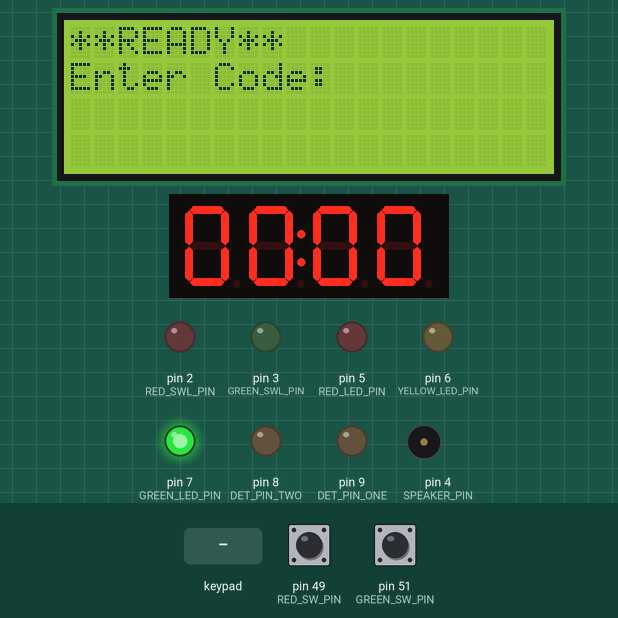
Bench run of a sketch on a simulated Arduino Mega 2560, built with avr-gcc and run on an emulated ATmega2560. Shown: 20×4 character LCD, 4-digit seven-segment display, output pins drawn as LEDs (lit = HIGH), buzzer (waves = sounding). The test bench sets the inputs (shaded band); at power-on: pin 49 (RED_SW_PIN) HIGH, pin 51 (GREEN_SW_PIN) HIGH. What the sketch prints to the serial monitor is not drawn.

Above: at 1.6 s.
1.7 s: pin 49 (RED_SW_PIN) pulled LOW for 0.15 s
At 1.77 s:
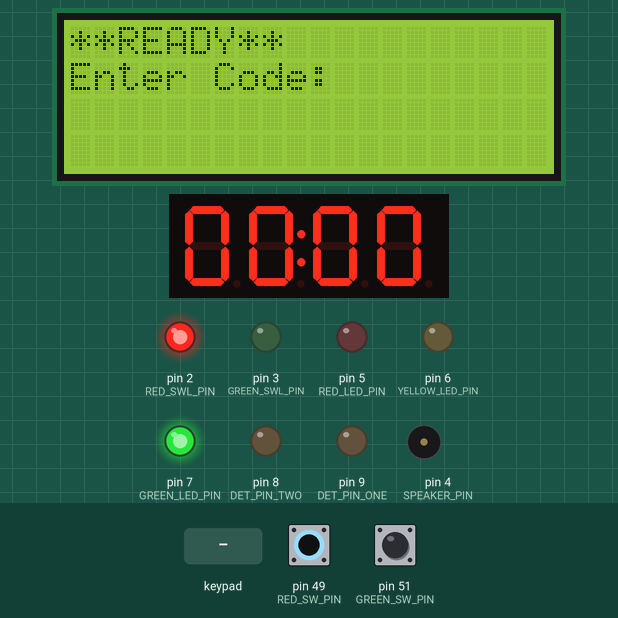
3.3 s: pin 51 (GREEN_SW_PIN) pulled LOW for 0.15 s
At 3.37 s:
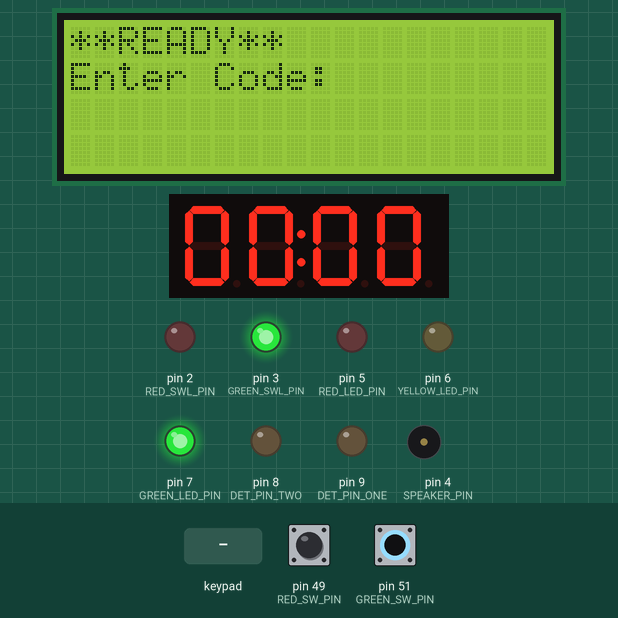
4.9 s: pin 51 (GREEN_SW_PIN) pulled LOW for 3.2 s
At 8.9 s:
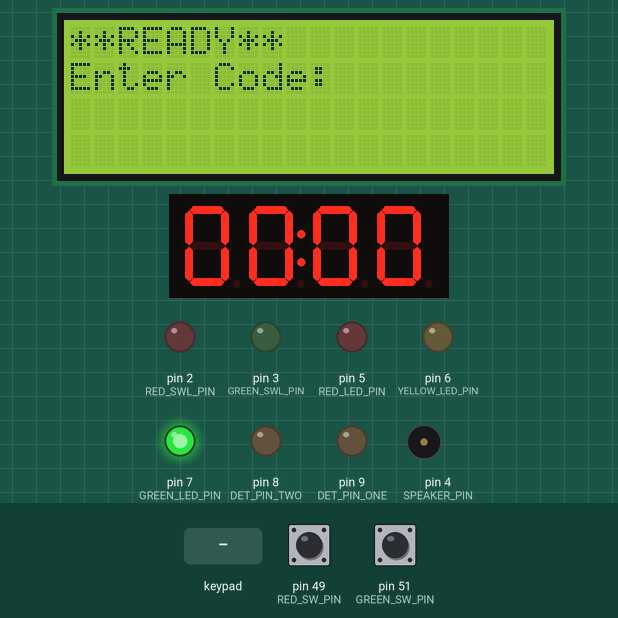
9.6 s: pin 49 (RED_SW_PIN) pulled LOW for 3.2 s
At 10.1 s:
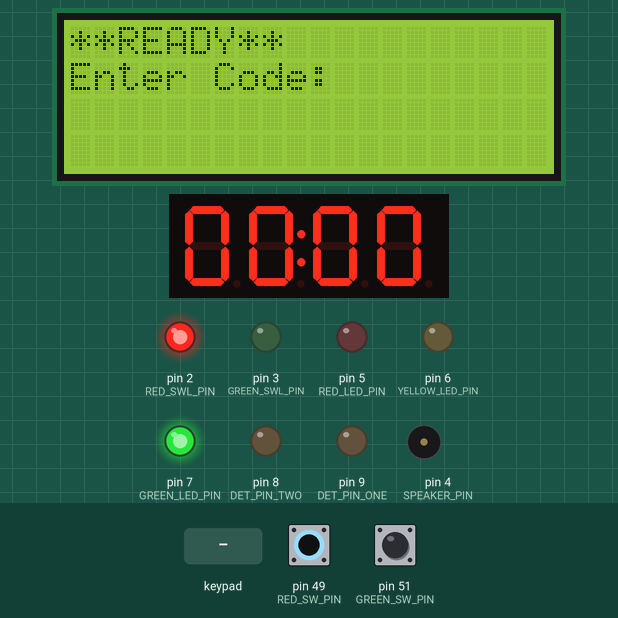
14.3 s: pin 49 (RED_SW_PIN) driven LOW and pin 51 (GREEN_SW_PIN) driven LOW
At 14.8 s:
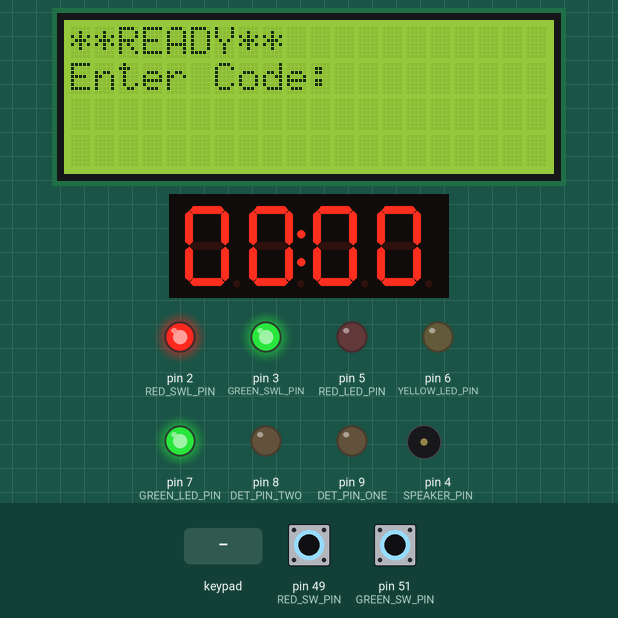
15.8 s: keypad keys 1 2 3 4 pressed 0.4 s apart
At 17.36 s:
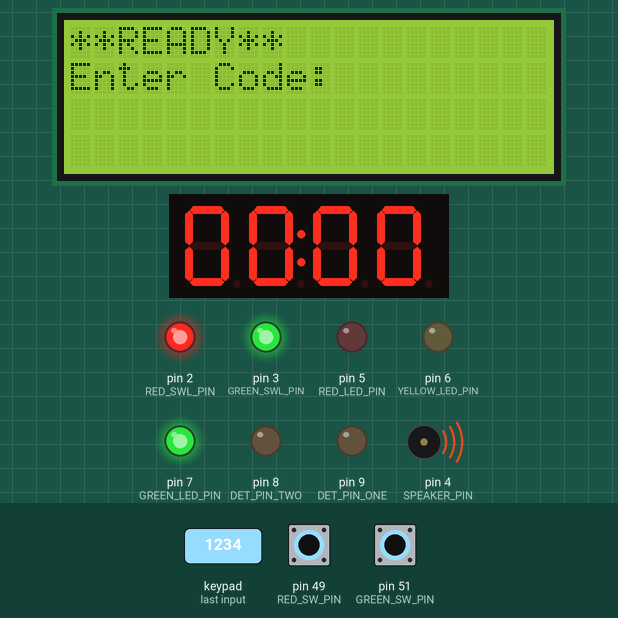
Timing chart, 0 to 19.0 s (numbered marks = the images above; inputs shaded):
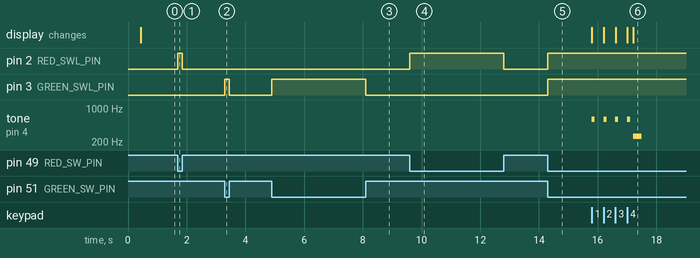

The sketch:

prop_bomb_mk1.ino
```cpp
#include <LiquidCrystal.h>
#include <Wire.h>

#include <Adafruit_Sensor.h>
#include <Adafruit_GFX.h>
#include <Adafruit_LEDBackpack.h>
#include <Adafruit_ADXL345_U.h>
#include <Keypad.h>

#include "Input.h"
#include "Output.h"
#include "Countdown.h"
#include "Game.h"

Input     bomb_input;
Output    bomb_output;
Countdown countdown(bomb_output);
Game      game(bomb_input, bomb_output, countdown);

void setup() {
  Serial.begin(9600);
  Serial.println("Starting Setup");

  bomb_output.begin();
  bomb_input.begin();
  countdown.begin();
  game.begin();

  Serial.println("Completed Setup");
}

void loop() {
  bomb_output.update();
  countdown.update();
  game.update();
}
```

Countdown.cpp
```cpp
// Library header
#include "Countdown.h"

Countdown::Countdown(Output& output) : _output(output) {
  _active     = false;
  timeMinutes = 5;
  timeSeconds = 0;
  interval    = 100;
  restart     = false;
}

bool Countdown::active() {
  return _active;
}

void Countdown::begin() {
  Serial.println("Starting Countdown config");
  _timeMinutes = timeMinutes;
  _timeSeconds = timeSeconds;
  Serial.println("Completed Countdown config");
}

void Countdown::start() {
  _active = true;
  _previousMillis = millis()/10;
  _output.setArmed();

  if(restart) {
    _timeMinutes = timeMinutes;
    _timeSeconds = timeSeconds;
  }
}

void Countdown::stop() {
  _active = false;
}

void Countdown::update() {
  long currentMillis = millis()/10;

  if(currentMillis - _previousMillis > interval && _active) {
    _output.printTime(_timeMinutes, _timeSeconds);
    _output.beep();
    _previousMillis = currentMillis;

    Serial.print(_timeMinutes);
    Serial.print(":");
    Serial.println(_timeSeconds);

    if(_timeSeconds > 0) {
      _timeSeconds--;
    } else {
      if(_timeMinutes > 0) {
        _timeSeconds = 59;
        _timeMinutes--;
      } else {
        _active = false;
        _output.setDet();
        _output.flatLine();
      }
    }
  }
}
```

Countdown.h
```cpp
#ifndef Countdown_h
#define Countdown_h

#include "Output.h"

class Countdown {
  Output& _output;
  boolean _active;
  long _previousMillis;
  int _timeMinutes;
  int _timeSeconds;

public:
  Countdown(Output&);
  void begin();
  void update();
  void start();
  void stop();
  bool active();
  int  timeMinutes;
  int  timeSeconds;
  int  interval;
  boolean restart;
};

#endif
```

Input.cpp
```cpp
// Library header
#include "Input.h"

byte rowPins[ROW_NUM] = ROW_PINS;
byte colPins[COL_NUM] = COL_PINS;
char hexaKeys[ROW_NUM][COL_NUM] = KEYBOARD;

Input::Input() : keypad(makeKeymap(hexaKeys), rowPins, colPins, ROW_NUM, COL_NUM) {
  keypad.setDebounceTime(50);
  _accel = Adafruit_ADXL345_Unified(12345);

  pinMode(GREEN_SW_PIN, INPUT_PULLUP);
  pinMode(RED_SW_PIN, INPUT_PULLUP);
  pinMode(KEY_PIN, INPUT_PULLUP);
}

void Input::begin() {
  Serial.println("Starting Input config");
  _accel.begin();
  _accel.setRange(ADXL345_RANGE_16_G);
  displaySensorDetails();

  _threashold = 100;
  triggered = false;
  Serial.println("Completed Input config");
}

void Input::displaySensorDetails() {
  sensor_t sensor;
  _accel.getSensor(&sensor);
  Serial.println("------------------------------------");
  Serial.print  ("Sensor:       "); Serial.println(sensor.name);
  Serial.print  ("Driver Ver:   "); Serial.println(sensor.version);
  Serial.print  ("Unique ID:    "); Serial.println(sensor.sensor_id);
  Serial.print  ("Max Value:    "); Serial.print(sensor.max_value); Serial.println(" m/s^2");
  Serial.print  ("Min Value:    "); Serial.print(sensor.min_value); Serial.println(" m/s^2");
  Serial.print  ("Resolution:   "); Serial.print(sensor.resolution); Serial.println(" m/s^2");
  Serial.println("------------------------------------");
  Serial.println("");
}

void Input::update() {
  /* Get a new sensor event */
  sensors_event_t event;
  _accel.getEvent(&event);

  if(!triggered && (event.acceleration.z > _threashold || event.acceleration.z < -_threashold)) {
    triggered = true;
    Serial.println("TRIGGERED!");
  }
}
```

Input.h
```cpp
#ifndef Input_h
#define Input_h

#include <Wire.h>
#include <Adafruit_Sensor.h>
#include <Adafruit_ADXL345_U.h>
#include <Keypad.h>

#define KEY_PIN      53
#define GREEN_SW_PIN 51
#define RED_SW_PIN   49

#define ROW_NUM 4
#define COL_NUM 4
#define ROW_PINS {34, 36, 38, 40}
#define COL_PINS {42, 44, 46, 48}
#define KEYBOARD {{'1','2','3','A'},{'4','5','6','B'},{'7','8','9','C'},{'Y','0','N','D'}}

class Input {
  Adafruit_ADXL345_Unified _accel;
  int _threashold;
public:
  Input();
  Keypad keypad;
  void begin();
  void update();
  void displaySensorDetails();
  boolean triggered;
};

#endif
```

Output.cpp
```cpp
#include "Output.h"

Output::Output() : _lcd(LCD_RS_PIN, LCD_EN_PIN, LCD_DATA4_PIN, LCD_DATA5_PIN, LCD_DATA6_PIN, LCD_DATA7_PIN) {

  _redPin      = RED_LED_PIN;
  _yellowPin   = YELLOW_LED_PIN;
  _greenPin    = GREEN_LED_PIN;
  _speakerPin  = SPEAKER_PIN;

  pinMode(RED_LED_PIN, OUTPUT);
  pinMode(YELLOW_LED_PIN, OUTPUT);
  pinMode(GREEN_LED_PIN, OUTPUT);
  pinMode(SPEAKER_PIN, OUTPUT);
  pinMode(GREEN_SWL_PIN, OUTPUT);
  pinMode(RED_SWL_PIN, OUTPUT);

  pinMode(DET_PIN_ONE, OUTPUT);
  pinMode(DET_PIN_TWO, OUTPUT);

  digitalWrite(GREEN_SWL_PIN, LOW);
  digitalWrite(RED_SWL_PIN, LOW);

  digitalWrite(DET_PIN_ONE, LOW);
  digitalWrite(DET_PIN_TWO, LOW);
}

void Output::begin() {
  Serial.println("Starting Output config");
  _matrix = Adafruit_7segment();
  _lcd.begin(20,4);
  _matrix.begin(0x70);

  Serial.print("DEBUG:redPin:");Serial.println(_redPin);
  Serial.print("DEBUG:yellowPin:");Serial.println(_yellowPin);
  Serial.print("DEBUG:greenPin:");Serial.println(_greenPin);
  Serial.print("DEBUG:speakerPin:");Serial.println(_speakerPin);

  setReady();
  clearTime();
  Serial.println("Completed Output config");
  noTone(_speakerPin);
}

void Output::update() {
  digitalRead(GREEN_SW_PIN) == LOW ? digitalWrite(GREEN_SWL_PIN, HIGH) : digitalWrite(GREEN_SWL_PIN, LOW);
  digitalRead(RED_SW_PIN) == LOW ? digitalWrite(RED_SWL_PIN, HIGH) : digitalWrite(RED_SWL_PIN, LOW);
}

void Output::beep() {
  tone(_speakerPin, 587, 100);
}

void Output::fail() {
  tone(_speakerPin, 262, 300);
}

void Output::pass() {
  tone(_speakerPin, 2093, 300);
}

void Output::flatLine() {
  tone(_speakerPin, 880);
  delay(2000);
  noTone(_speakerPin);

  digitalWrite(DET_PIN_ONE, HIGH);
  digitalWrite(DET_PIN_TWO, HIGH);
}

void Output::setStatus(char *str) {
  _clearStatus();
  _lcd.setCursor(0, 0);
  _lcd.print("**");_lcd.print(str);_lcd.print("**");
}

void Output::setInstruction(char *str) {
  _lcd.setCursor(0, 1);
  _lcd.print(str);
}

void Output::setReady() {
  digitalWrite(_redPin, LOW);
  digitalWrite(_yellowPin, LOW);
  digitalWrite(_greenPin, HIGH);
  setStatus("READY");
}

void Output::setIdle() {
  digitalWrite(_redPin, LOW);
  digitalWrite(_yellowPin, HIGH);
  digitalWrite(_greenPin, LOW);
  setStatus("IDLE");
}

void Output::setArmed() {
  digitalWrite(_redPin, HIGH);
  digitalWrite(_yellowPin, LOW);
  digitalWrite(_greenPin, LOW);
  setStatus("ARMED");
}

void Output::setDet() {
  digitalWrite(_redPin, HIGH);
  digitalWrite(_yellowPin, HIGH);
  digitalWrite(_greenPin, HIGH);
  setStatus("DETONATE");
}

void Output::printTime(int large, int small) {
  _matrix.writeDigitNum(0, large / 10);
  _matrix.writeDigitNum(1, large % 10);
  _matrix.drawColon(true);
  _matrix.writeDigitNum(3, small / 10);
  _matrix.writeDigitNum(4, small % 10);
  _matrix.writeDisplay();
}

void Output::clearTime() {
  _matrix.writeDigitNum(0, 0);
  _matrix.writeDigitNum(1, 0);
  _matrix.drawColon(true);
  _matrix.writeDigitNum(3, 0);
  _matrix.writeDigitNum(4, 0);
  _matrix.writeDisplay();
}

void Output::_clearStatus() {
  _lcd.setCursor(0, 0);
  _lcd.print("                    ");
}
```

Output.h
```cpp
#ifndef Output_h
#define Output_h

#include <LiquidCrystal.h>
#include <Wire.h>
#include <Adafruit_LEDBackpack.h>
#include <Adafruit_GFX.h>
#include "input.h"

#define DET_PIN_ONE    9
#define DET_PIN_TWO    8

#define GREEN_LED_PIN  7
#define YELLOW_LED_PIN 6
#define RED_LED_PIN    5
#define SPEAKER_PIN    4
#define GREEN_SWL_PIN  3
#define RED_SWL_PIN    2


#define LCD_RS_PIN     22
#define LCD_EN_PIN     24
#define LCD_DATA4_PIN  26
#define LCD_DATA5_PIN  28
#define LCD_DATA6_PIN  30
#define LCD_DATA7_PIN  32

class Output {
  LiquidCrystal _lcd;
  Adafruit_7segment _matrix;
  byte _redPin;
  byte _yellowPin;
  byte _greenPin;
  byte _speakerPin;
  void _clearStatus();
public:
  Output();
  void begin();
  void update();
  void beep();
  void fail();
  void pass();
  void flatLine();
  void setStatus(char *str);
  void setInstruction(char *str);
  void setReady();
  void setIdle();
  void setArmed();
  void setDet();
  void printTime(int large, int small);
  void clearTime();
};

#endif
```

game.cpp
```cpp
// Library header
#include "Game.h"

Game::Game(Input& input, Output& output, Countdown& countdown) : _input(input), _output(output), _countdown(countdown) {
  _active = false;
}

void Game::begin() {
  _code[0] = '3';
  _code[1] = '3';
  _code[2] = '4';
  _code[3] = '5';

  _reset();
}

void Game::update() {
  if (digitalRead(GREEN_SW_PIN) == LOW || digitalRead(RED_SW_PIN) == LOW) {
    _codeEntry();
  }
}

void Game::_codeEntry() {
  char key = _input.keypad.getKey();
  if (key && _isNum(key))
  {
    _output.beep();
    *_entry_char = key;
    _entry_char++;
    _entry_int++;

    _codeDiaplay();

    if (_entry_int > 3) {
      delay(200);
      if (_check()) {
        if (digitalRead(GREEN_SW_PIN) == LOW) {
          _countdown.start();
          _output.setArmed();
        } else {
          _countdown.stop();
          _output.setIdle();
        }

        _output.pass();
      } else {
        _output.fail();
      }
      _reset();
    }
  }
}

void Game::_codeDiaplay() {
  String inst = "Enter Code: ";
  char final[20];

  inst += _entry;
  inst.toCharArray(final, 20);
  _output.setInstruction(final);
}

bool Game::_isNum(char c) {
  char numbers[10] = {'1','2','3','4','5','6','7','8','9','0'};
  for(int y=0; y<10; y++) {
    if(c == numbers[y]) {
      return true;
    }
  }
  return false;
}

bool Game::_check() {
  for(int i=0; i<4; i++) {
    if (_code[i] != _entry[i]) {
      return false;
    }
  }
  return true;
}

void Game::_reset() {
  _entry_char = &_entry[0];
  _entry_int = 0;
  _entry[0] = '-';
  _entry[1] = '-';
  _entry[2] = '-';
  _entry[3] = '-';
  _output.setInstruction("Enter Code:     ");
}
```

game.h
```cpp
#ifndef Game_h
#define Game_h

#include "Input.h"
#include "Output.h"
#include "Countdown.h"

class Game {
  Output& _output;
  Input& _input;
  Countdown& _countdown;
  char _code[5];
  char _entry[5];
  bool _active;
  char * _entry_char;
  int _entry_int;
  void _codeEntry();
  void _codeDiaplay();
  bool _isNum(char c);
  bool _check();
  void _reset();
public:
  Game(Input&, Output&, Countdown&);
  void begin();
  void update();
};

#endif
```

Measured:
- after the input at 1.7 s, pin 2 (RED_SWL_PIN): LOW → HIGH at once, → LOW 0.15 s later
- after the input at 3.3 s, pin 3 (GREEN_SWL_PIN): LOW → HIGH at once, → LOW 0.15 s later
- after the input at 4.9 s, pin 3 (GREEN_SWL_PIN): LOW → HIGH at once, → LOW 3.2 s later
- after the input at 9.6 s, pin 2 (RED_SWL_PIN): LOW → HIGH at once, → LOW 3.2 s later
- after the input at 14.3 s, pin 2 (RED_SWL_PIN), pin 3 (GREEN_SWL_PIN): LOW → HIGH at once
- after the input at 15.8 s, tone on pin 4 (SPEAKER_PIN): plays 587 Hz for 0.10 s, 587 Hz for 0.10 s, 587 Hz for 0.10 s, 587 Hz for 0.10 s, 262 Hz for 0.30 s, starting at once; the display: first changes at once (image 6 shows a later state)
